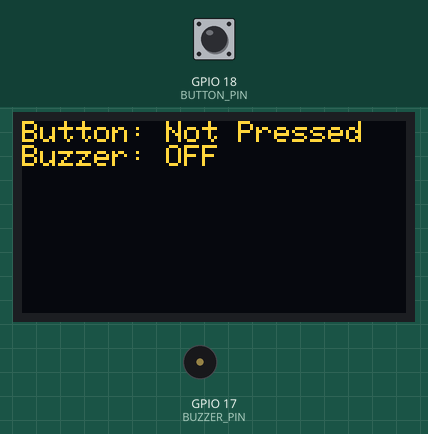
A program run on a simulated ESP32. Shown: 128×64 one-colour display, buzzer (waves = sounding, pin HIGH). The test bench sets the inputs (shaded band); at power-on: GPIO 18 (BUTTON_PIN) HIGH. The OLED is the two-colour kind (top 16 rows yellow).

Above: at 3.2 s.
3.3 s: GPIO 18 (BUTTON_PIN) pulled LOW for 0.15 s
At 3.65 s:
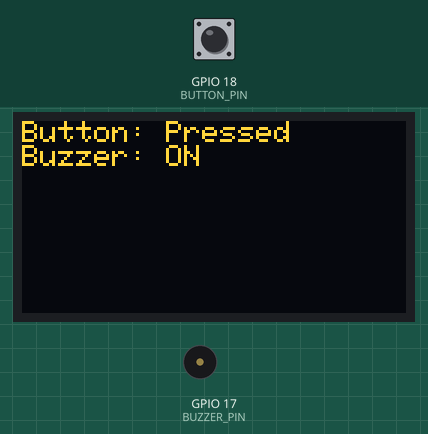
5.2 s: GPIO 18 (BUTTON_PIN) pulled LOW for 3.2 s
At 5.37 s:
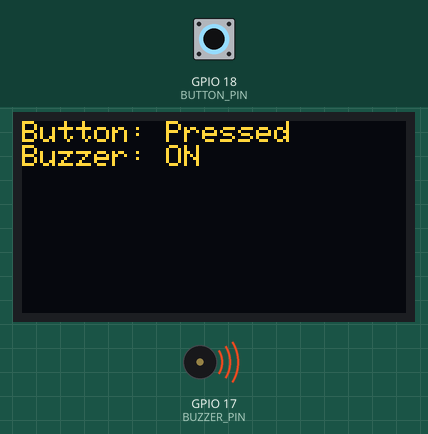
Timing chart, 0 to 10.0 s (numbered marks = the images above; inputs shaded):
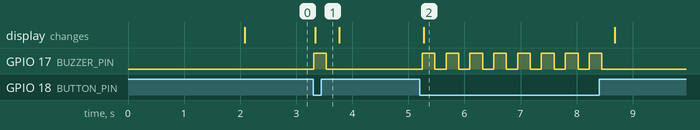

Measured:
- after the input at 3.3 s, GPIO 17 (BUZZER_PIN): LOW → HIGH at once, → LOW 0.23 s later; the display: changes at once (image 1)
- after the input at 5.2 s, GPIO 17 (BUZZER_PIN): alternates HIGH for 0.23 s and LOW for 0.20 s, 16 changes in all, then stays LOW, starting after 0.05 s; the display: changes after 0.07 s (image 2)

The program:

main.cpp
```cpp
#include <Wire.h>
#include <Adafruit_GFX.h>
#include <Adafruit_SSD1306.h>

// OLED display settings
#define SCREEN_WIDTH 128
#define SCREEN_HEIGHT 64
#define OLED_RESET    -1

Adafruit_SSD1306 display(SCREEN_WIDTH, SCREEN_HEIGHT, &Wire, OLED_RESET);

// Button settings
#define BUTTON_PIN 18

// Buzzer settings
#define BUZZER_PIN 17

void setup() {
  // Initialize Serial for debugging
  Serial.begin(115200);

  // Initialize the button pin as input with internal pull-up
  pinMode(BUTTON_PIN, INPUT_PULLUP);

  // Initialize the buzzer pin as output
  pinMode(BUZZER_PIN, OUTPUT);
  digitalWrite(BUZZER_PIN, LOW); // Default: buzzer is off (LOW)

  // Initialize OLED display
  if (!display.begin(SSD1306_SWITCHCAPVCC, 0x3C)) {
    Serial.println(F("SSD1306 display not found"));
    while (1);
  }

  display.clearDisplay();
  display.setTextSize(1);
  display.setTextColor(SSD1306_WHITE);
  display.setCursor(0, 0);
  display.println("Initializing...");
  display.display();
  delay(2000);
}

void loop() {
  // Read the button state (LOW = button pressed, HIGH = button not pressed)
  bool isPressed = digitalRead(BUTTON_PIN) == LOW;  // Normally closed: LOW = pressed, HIGH = not pressed

  // If the button is pressed, beep the buzzer (ON for 0.5s, OFF for 0.5s)
  if (isPressed) {
    digitalWrite(BUZZER_PIN, HIGH);  // Turn buzzer on
    display.clearDisplay();
    display.setCursor(0, 0);
    display.println("Button: Pressed");
    display.println("Buzzer: ON");
    display.display();

    delay(200);                      // Keep the buzzer on for half a second

    digitalWrite(BUZZER_PIN, LOW);   // Turn buzzer off
    delay(200);                      // Keep the buzzer off for half a second
  } else {
    // If the button is not pressed, ensure buzzer is off
    digitalWrite(BUZZER_PIN, LOW);
    display.clearDisplay();
    display.setCursor(0, 0);
    display.println("Button: Not Pressed");
    display.println("Buzzer: OFF");
    display.display();

    delay(100); // Small delay to make the display update visible
  }
}
```
